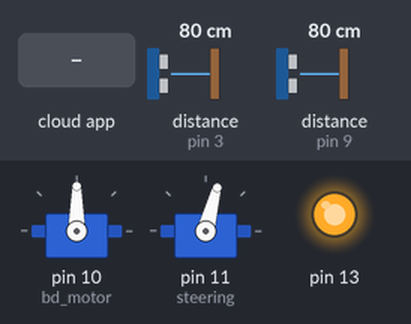
Recording of a sketch running on a simulated Arduino Uno, built with avr-gcc and run on an emulated ATmega328P. Parts: 2 × servo, output pins drawn as LEDs (lit = HIGH). Inputs (shaded band) come from the test bench; at power-on: distance to the obstacle (sensors on pin 3, pin 9) 80 cm. The echo pulse lasts 58.3 µs per cm; the ROS host is connected and sends only what is stated.

Above: at 1.4 s.
1.5 s: distance to the obstacle (sensor on pin 3) set to 2 cm
At 3.4 s:
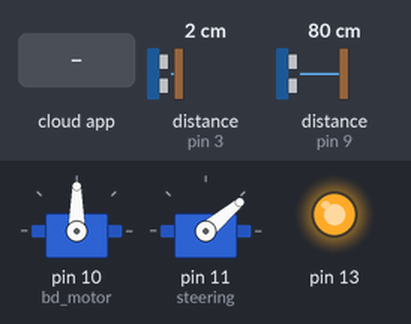
3.9 s: the phone or cloud app sets linear.x to -100
At 4.9 s:
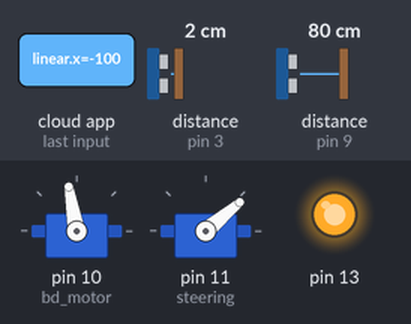
5.6 s: distance to the obstacle (sensor on pin 9) set to 2 cm
At 7.5 s:
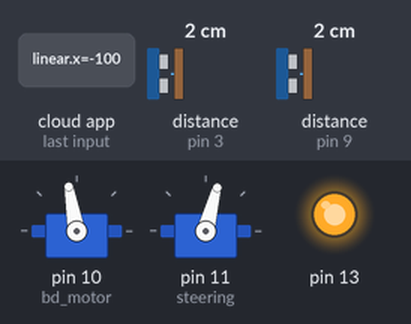
7.8 s: the phone or cloud app sets linear.x to 0
At 9.0 s:
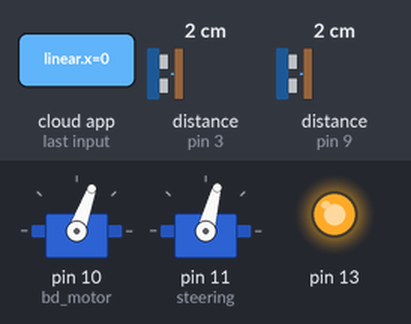
9.5 s: distance to the obstacle (sensor on pin 3) set to 4 cm
At 11.4 s:
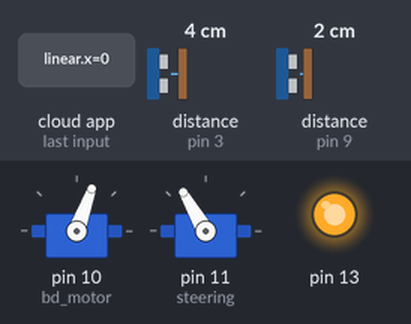
11.7 s: distance to the obstacle (sensor on pin 9) set to 9 cm
At 12.6 s:
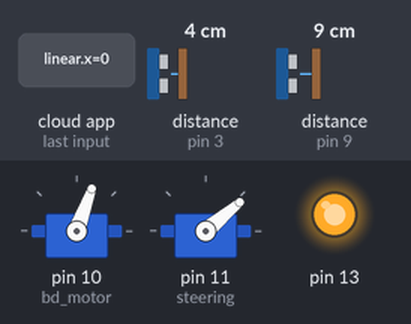
Timing chart, 0 to 14.3 s (numbered marks = the images above; inputs shaded):
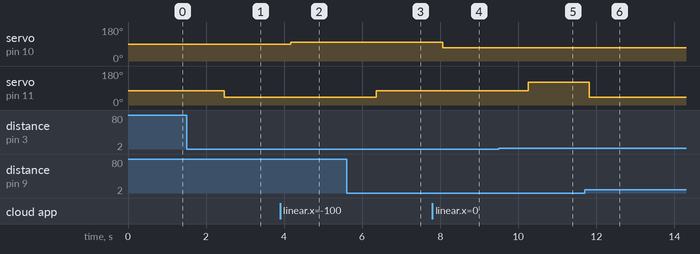

The sketch:

Rosserial_Final2.ino
```cpp
#if defined(ARDUINO) && ARDUINO >= 100
#include "Arduino.h"
#else
#include <WProgram.h>
#endif
#include <stdlib.h>
#include <ros.h>
#include <geometry_msgs/Twist.h>
#include <Servo.h>
#include <std_msgs/String.h>
#include <NewPing.h>


ros::NodeHandle nh;

geometry_msgs::Twist msg;


////////////Define

#define SONAR_NUM 2     // Number of sensors.
#define MAX_DISTANCE 400 // Maximum distance (in cm) to ping.
#define PING_INTERVAL 100


////////////Variables

char show_result[8]; // Buffer big enough for 7-character float
char sonar_id[8]; // Buffer big enough for 7-character float
char log_msg[16];


unsigned long pingTimer[SONAR_NUM];
unsigned int detect_dist[SONAR_NUM];         // Where the ping distances are stored.
uint8_t currentSensor = 0;

float move1;

/////////////Library
Servo steering;
Servo bd_motor;

//NewPing sonar(2, 3, MAX_DISTANCE);

NewPing sonar[SONAR_NUM] = {   // Sensor object array.
 NewPing(2, 3, MAX_DISTANCE), // Each sensor's trigger pin, echo pin, and max distance to ping.
 NewPing(8, 9, MAX_DISTANCE)
};


void callback(const geometry_msgs::Twist& cmd_vel)
{
  move1 = cmd_vel.linear.x;
  //move2 = cmd_vel.angular.z;


  if (move1 > 0  ) // forward
  {
    bd_motor.write(117);// forward
     nh.loginfo("Foward");
    }
  else  if (detect_dist[0] < 25 && detect_dist[1] < 25 && move1 == 0  )  //right  sensor detected steering distance
    {
       bd_motor.write(70);// Backward
       nh.loginfo("Backward");
         }


  else  //stop
  {
    bd_motor.write(100);
    nh.loginfo("stop");

    }

}
ros::Subscriber <geometry_msgs::Twist> sub ("/RCC/control/cmd_vel", callback);

//ros::Subscriber <geometry_msgs::Twist> sub ("/cmd_vel", callback);


void setup(){
  pinMode(13, OUTPUT);
  digitalWrite(13, HIGH);
  nh.initNode();
  nh.subscribe(sub);

  bd_motor.attach(10);
  pingTimer[0] = millis() + 100; //
  pingTimer[1] = pingTimer[0] + PING_INTERVAL +290;
 }


void loop() {

     for (uint8_t i = 0; i < SONAR_NUM; i++)

   { // Loop through all the sensors.

    if (millis() >= pingTimer[i])
    {
      pingTimer[i] += PING_INTERVAL * SONAR_NUM +580 ; // PING_INTERVAL  B2 [0]& [1] = 600 /2  = 300ms
      sonar[currentSensor].timer_stop();
      delay(20);
      if (i == 0 && currentSensor == SONAR_NUM - 1) oneSensorCycle();
      delay(125);
      steering.detach();
      delay(20);
      nh.spinOnce();
      delay(125);
      currentSensor = i;                          // Sensor being accessed.
      detect_dist[currentSensor]  = 0;                      // Make distance zero in case there's no ping echo for this sensor.
      sonar[currentSensor].ping_timer(echoCheck); // Do the ping (processing continues, interrupt will call echoCheck to look for echo).

    }

  }


}

void echoCheck() { // If ping received, set the sensor distance to array.

  if (sonar[currentSensor].check_timer()){

     detect_dist[currentSensor] = sonar[currentSensor].ping_result / US_ROUNDTRIP_CM;

     dtostrf(detect_dist[currentSensor], 6, 2, show_result); // Leave room for too large numbers

     dtostrf(currentSensor, 2, 0, sonar_id); // Leave room for too large numbers!

     sprintf(log_msg,"sonar[%s] = %s", sonar_id, show_result);

     nh.loginfo(log_msg);


  }
}

void oneSensorCycle() { // Sensor ping cycle complete, do something with the results.
  // The following code would be replaced with your code that does something with the ping results.

       if (detect_dist[0] != NULL && detect_dist[1] != NULL) {
        if (detect_dist[0] < 100 && detect_dist[0] < detect_dist[1])  //left sensor detected steering distance
         {
            steering.attach(11);
            steering.write(40);

            nh.loginfo("Turn Right");
         }

        else  if (detect_dist[1] < 100 && detect_dist[1] < detect_dist[0])  //right  sensor detected steering distance
         {
               steering.attach(11);
            steering.write(120);

           nh.loginfo("Turn Left");
         }

        else {
           steering.attach(11);
          steering.write(75);

            nh.loginfo("Neutral");
         }

       }


}
```

Measured:
- after the input at 1.5 s, servo on pin 11 (steering): 75° → 40° after 0.96 s
- after the input at 3.9 s, servo on pin 10 (bd_motor): 90° → 100° after 0.27 s
- after the input at 5.6 s, servo on pin 11 (steering): 40° → 75° after 0.76 s
- after the input at 7.8 s, servo on pin 10 (bd_motor): 100° → 70° after 0.27 s
- after the input at 9.5 s, servo on pin 11 (steering): 75° → 120° after 0.76 s
- after the input at 11.7 s, servo on pin 11 (steering): 120° → 40° after 0.12 s
